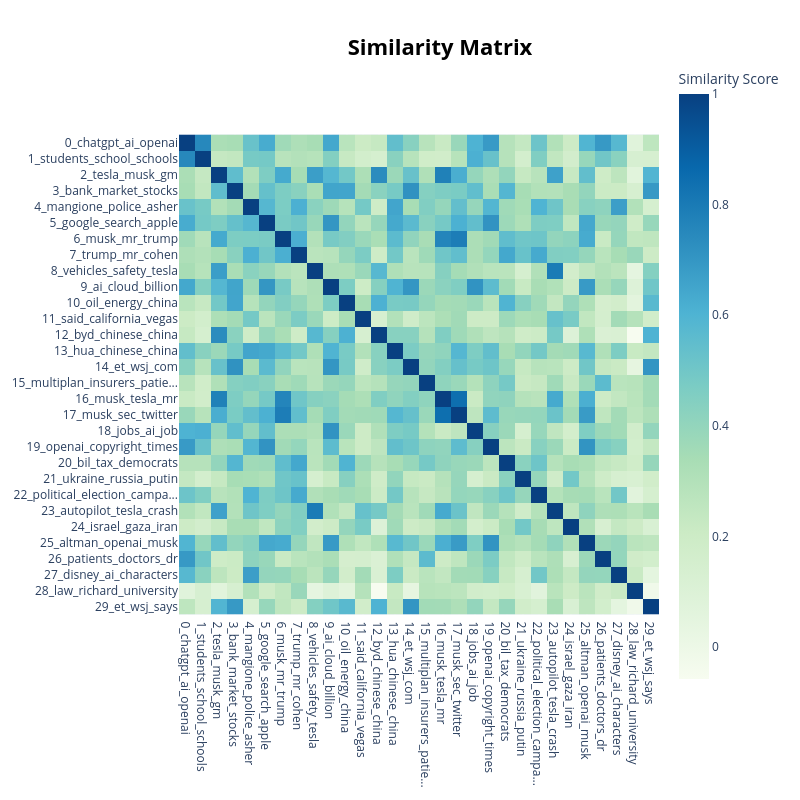

Notebook code for this chart:
### Code cell
topic_model.visualize_heatmap()

### Figure 1 — Plotly figure (JSON) as saved in the notebook; plotly's stock layout.template omitted (floating-point values rounded to 4 significant figures; data arrays with more than 128 entries replaced by an {"elided": "..."} marker saying what was removed)
{"data": [{"coloraxis": "coloraxis", "hovertemplate": "x: %{x}<br>y: %{y}<br>Similarity Score: %{z}<extra></extra>", "name": "0", "type": "heatmap", "x": ["0_chatgpt_ai_openai", "1_students_school_schools", "2_tesla_musk_gm", "3_bank_market_stocks", "4_mangione_police_asher", "5_google_search_apple", "6_musk_mr_trump", "7_trump_mr_cohen", "8_vehicles_safety_tesla", "9_ai_cloud_billion", "10_oil_energy_china", "11_said_california_vegas", "12_byd_chinese_china", "13_hua_chinese_china", "14_et_wsj_com", "15_multiplan_insurers_patie...", "16_musk_tesla_mr", "17_musk_sec_twitter", "18_jobs_ai_job", "19_openai_copyright_times", "20_bil_tax_democrats", "21_ukraine_russia_putin", "22_political_election_campa...", "23_autopilot_tesla_crash", "24_israel_gaza_iran", "25_altman_openai_musk", "26_patients_doctors_dr", "27_disney_ai_characters", "28_law_richard_university", "29_et_wsj_says"], "xaxis": "x", "y": ["0_chatgpt_ai_openai", "1_students_school_schools", "2_tesla_musk_gm", "3_bank_market_stocks", "4_mangione_police_asher", "5_google_search_apple", "6_musk_mr_trump", "7_trump_mr_cohen", "8_vehicles_safety_tesla", "9_ai_cloud_billion", "10_oil_energy_china", "11_said_california_vegas", "12_byd_chinese_china", "13_hua_chinese_china", "14_et_wsj_com", "15_multiplan_insurers_patie...", "16_musk_tesla_mr", "17_musk_sec_twitter", "18_jobs_ai_job", "19_openai_copyright_times", "20_bil_tax_democrats", "21_ukraine_russia_putin", "22_political_election_campa...", "23_autopilot_tesla_crash", "24_israel_gaza_iran", "25_altman_openai_musk", "26_patients_doctors_dr", "27_disney_ai_characters", "28_law_richard_university", "29_et_wsj_says"], "yaxis": "y", "z": {"elided": "30x30 float values"}}], "layout": {"coloraxis": {"colorbar": {"title": {"text": "Similarity Score"}}, "colorscale": [[0, "rgb(247,252,240)"], [0.125, "rgb(224,243,219)"], [0.25, "rgb(204,235,197)"], [0.375, "rgb(168,221,181)"], [0.5, "rgb(123,204,196)"], [0.625, "rgb(78,179,211)"], [0.75, "rgb(43,140,190)"], [0.875, "rgb(8,104,172)"], [1, "rgb(8,64,129)"]]}, "height": 800, "hoverlabel": {"bgcolor": "white", "font": {"family": "Rockwell", "size": 16}}, "legend": {"title": {"text": "Trend"}}, "margin": {"t": 60}, "showlegend": true, "title": {"font": {"color": "Black", "size": 22}, "text": "<b>Similarity Matrix</b>", "x": 0.55, "xanchor": "center", "y": 0.95, "yanchor": "top"}, "width": 800, "xaxis": {"anchor": "y", "constrain": "domain", "domain": [0, 1], "scaleanchor": "y"}, "yaxis": {"anchor": "x", "autorange": "reversed", "constrain": "domain", "domain": [0, 1]}}}
